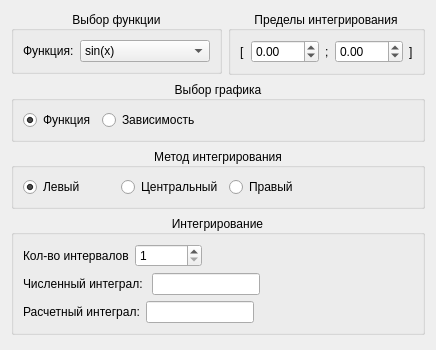
<?xml version="1.0" encoding="UTF-8"?>
<ui version="4.0">
 <class>OptionsDialog</class>
 <widget class="QDialog" name="OptionsDialog">
  <property name="geometry">
   <rect>
    <x>0</x>
    <y>0</y>
    <width>419</width>
    <height>350</height>
   </rect>
  </property>
  <property name="windowTitle">
   <string>Параметры</string>
  </property>
  <property name="styleSheet">
   <string notr="true"/>
  </property>
  <layout class="QVBoxLayout" name="verticalLayout">
   <item>
    <layout class="QHBoxLayout" name="horizontalLayout_2">
     <item>
      <widget class="QGroupBox" name="groupBox_5">
       <property name="sizePolicy">
        <sizepolicy hsizetype="Preferred" vsizetype="Fixed">
         <horstretch>0</horstretch>
         <verstretch>0</verstretch>
        </sizepolicy>
       </property>
       <property name="title">
        <string>Выбор функции</string>
       </property>
       <property name="alignment">
        <set>Qt::AlignCenter</set>
       </property>
       <property name="flat">
        <bool>false</bool>
       </property>
       <layout class="QHBoxLayout" name="horizontalLayout">
        <item>
         <widget class="QLabel" name="label_3">
          <property name="sizePolicy">
           <sizepolicy hsizetype="Fixed" vsizetype="Preferred">
            <horstretch>0</horstretch>
            <verstretch>0</verstretch>
           </sizepolicy>
          </property>
          <property name="text">
           <string>Функция:</string>
          </property>
         </widget>
        </item>
        <item>
         <widget class="QComboBox" name="funcComboBox">
          <property name="sizePolicy">
           <sizepolicy hsizetype="Maximum" vsizetype="Fixed">
            <horstretch>0</horstretch>
            <verstretch>0</verstretch>
           </sizepolicy>
          </property>
          <property name="styleSheet">
           <string notr="true"/>
          </property>
          <item>
           <property name="text">
            <string>sin(x)</string>
           </property>
          </item>
          <item>
           <property name="text">
            <string>sinh(x)</string>
           </property>
          </item>
          <item>
           <property name="text">
            <string>x * x</string>
           </property>
          </item>
          <item>
           <property name="text">
            <string>e^-|x| * cos(2*pi*x)</string>
           </property>
          </item>
         </widget>
        </item>
       </layout>
      </widget>
     </item>
     <item>
      <widget class="QGroupBox" name="rangeGroup">
       <property name="sizePolicy">
        <sizepolicy hsizetype="Preferred" vsizetype="Fixed">
         <horstretch>0</horstretch>
         <verstretch>0</verstretch>
        </sizepolicy>
       </property>
       <property name="title">
        <string>Пределы интегрирования</string>
       </property>
       <property name="alignment">
        <set>Qt::AlignCenter</set>
       </property>
       <property name="flat">
        <bool>false</bool>
       </property>
       <layout class="QHBoxLayout" name="horizontalLayout_7">
        <item>
         <widget class="QLabel" name="label">
          <property name="sizePolicy">
           <sizepolicy hsizetype="Fixed" vsizetype="Preferred">
            <horstretch>0</horstretch>
            <verstretch>0</verstretch>
           </sizepolicy>
          </property>
          <property name="text">
           <string>[</string>
          </property>
         </widget>
        </item>
        <item>
         <widget class="QDoubleSpinBox" name="leftRange">
          <property name="locale">
           <locale language="English" country="UnitedStates"/>
          </property>
          <property name="decimals">
           <number>2</number>
          </property>
          <property name="minimum">
           <double>-100.000000000000000</double>
          </property>
          <property name="maximum">
           <double>100.000000000000000</double>
          </property>
          <property name="singleStep">
           <double>0.250000000000000</double>
          </property>
         </widget>
        </item>
        <item>
         <widget class="QLabel" name="label_2">
          <property name="sizePolicy">
           <sizepolicy hsizetype="Fixed" vsizetype="Preferred">
            <horstretch>0</horstretch>
            <verstretch>0</verstretch>
           </sizepolicy>
          </property>
          <property name="text">
           <string>;</string>
          </property>
         </widget>
        </item>
        <item>
         <widget class="QDoubleSpinBox" name="rightRange">
          <property name="locale">
           <locale language="English" country="UnitedStates"/>
          </property>
          <property name="decimals">
           <number>2</number>
          </property>
          <property name="minimum">
           <double>-100.000000000000000</double>
          </property>
          <property name="maximum">
           <double>100.000000000000000</double>
          </property>
          <property name="singleStep">
           <double>0.250000000000000</double>
          </property>
         </widget>
        </item>
        <item>
         <widget class="QLabel" name="label_4">
          <property name="sizePolicy">
           <sizepolicy hsizetype="Fixed" vsizetype="Preferred">
            <horstretch>0</horstretch>
            <verstretch>0</verstretch>
           </sizepolicy>
          </property>
          <property name="text">
           <string>]</string>
          </property>
         </widget>
        </item>
       </layout>
      </widget>
     </item>
    </layout>
   </item>
   <item>
    <widget class="QGroupBox" name="selectMode">
     <property name="sizePolicy">
      <sizepolicy hsizetype="Preferred" vsizetype="Fixed">
       <horstretch>0</horstretch>
       <verstretch>0</verstretch>
      </sizepolicy>
     </property>
     <property name="title">
      <string>Выбор графика</string>
     </property>
     <property name="alignment">
      <set>Qt::AlignCenter</set>
     </property>
     <property name="flat">
      <bool>false</bool>
     </property>
     <layout class="QHBoxLayout" name="horizontalLayout_5">
      <item>
       <widget class="QRadioButton" name="functionMode">
        <property name="text">
         <string>Функция</string>
        </property>
        <property name="checked">
         <bool>true</bool>
        </property>
       </widget>
      </item>
      <item>
       <widget class="QRadioButton" name="seriesMode">
        <property name="text">
         <string>Зависимость</string>
        </property>
       </widget>
      </item>
      <item>
       <spacer name="horizontalSpacer_6">
        <property name="orientation">
         <enum>Qt::Horizontal</enum>
        </property>
        <property name="sizeHint" stdset="0">
         <size>
          <width>40</width>
          <height>20</height>
         </size>
        </property>
       </spacer>
      </item>
     </layout>
    </widget>
   </item>
   <item>
    <widget class="QGroupBox" name="methodBox">
     <property name="sizePolicy">
      <sizepolicy hsizetype="Preferred" vsizetype="Fixed">
       <horstretch>0</horstretch>
       <verstretch>0</verstretch>
      </sizepolicy>
     </property>
     <property name="title">
      <string>Метод интегрирования</string>
     </property>
     <property name="alignment">
      <set>Qt::AlignCenter</set>
     </property>
     <property name="flat">
      <bool>false</bool>
     </property>
     <layout class="QHBoxLayout" name="horizontalLayout_3">
      <item>
       <widget class="QRadioButton" name="leftMethod">
        <property name="sizePolicy">
         <sizepolicy hsizetype="Expanding" vsizetype="Fixed">
          <horstretch>0</horstretch>
          <verstretch>0</verstretch>
         </sizepolicy>
        </property>
        <property name="text">
         <string>Левый</string>
        </property>
        <property name="checked">
         <bool>true</bool>
        </property>
       </widget>
      </item>
      <item>
       <widget class="QRadioButton" name="middleMethod">
        <property name="sizePolicy">
         <sizepolicy hsizetype="Expanding" vsizetype="Fixed">
          <horstretch>0</horstretch>
          <verstretch>0</verstretch>
         </sizepolicy>
        </property>
        <property name="text">
         <string>Центральный</string>
        </property>
       </widget>
      </item>
      <item>
       <widget class="QRadioButton" name="rightMethod">
        <property name="sizePolicy">
         <sizepolicy hsizetype="Expanding" vsizetype="Fixed">
          <horstretch>0</horstretch>
          <verstretch>0</verstretch>
         </sizepolicy>
        </property>
        <property name="text">
         <string>Правый</string>
        </property>
       </widget>
      </item>
      <item>
       <spacer name="horizontalSpacer_5">
        <property name="orientation">
         <enum>Qt::Horizontal</enum>
        </property>
        <property name="sizeHint" stdset="0">
         <size>
          <width>40</width>
          <height>20</height>
         </size>
        </property>
       </spacer>
      </item>
     </layout>
    </widget>
   </item>
   <item>
    <widget class="QGroupBox" name="groupBox_6">
     <property name="sizePolicy">
      <sizepolicy hsizetype="Preferred" vsizetype="Fixed">
       <horstretch>0</horstretch>
       <verstretch>0</verstretch>
      </sizepolicy>
     </property>
     <property name="title">
      <string>Интегрирование</string>
     </property>
     <property name="alignment">
      <set>Qt::AlignCenter</set>
     </property>
     <property name="flat">
      <bool>false</bool>
     </property>
     <layout class="QVBoxLayout" name="verticalLayout_2">
      <item>
       <layout class="QHBoxLayout" name="horizontalLayout_8">
        <item>
         <widget class="QLabel" name="label_5">
          <property name="sizePolicy">
           <sizepolicy hsizetype="Fixed" vsizetype="Preferred">
            <horstretch>0</horstretch>
            <verstretch>0</verstretch>
           </sizepolicy>
          </property>
          <property name="text">
           <string>Кол-во интервалов</string>
          </property>
         </widget>
        </item>
        <item>
         <widget class="QSpinBox" name="intervalQuantity">
          <property name="sizePolicy">
           <sizepolicy hsizetype="Preferred" vsizetype="Fixed">
            <horstretch>0</horstretch>
            <verstretch>0</verstretch>
           </sizepolicy>
          </property>
          <property name="locale">
           <locale language="English" country="UnitedStates"/>
          </property>
          <property name="minimum">
           <number>1</number>
          </property>
          <property name="maximum">
           <number>100000</number>
          </property>
         </widget>
        </item>
        <item>
         <spacer name="horizontalSpacer_2">
          <property name="orientation">
           <enum>Qt::Horizontal</enum>
          </property>
          <property name="sizeType">
           <enum>QSizePolicy::Expanding</enum>
          </property>
          <property name="sizeHint" stdset="0">
           <size>
            <width>40</width>
            <height>20</height>
           </size>
          </property>
         </spacer>
        </item>
       </layout>
      </item>
      <item>
       <layout class="QHBoxLayout" name="horizontalLayout_9">
        <item>
         <widget class="QLabel" name="label_6">
          <property name="sizePolicy">
           <sizepolicy hsizetype="Fixed" vsizetype="Preferred">
            <horstretch>0</horstretch>
            <verstretch>0</verstretch>
           </sizepolicy>
          </property>
          <property name="text">
           <string>Численный интеграл: </string>
          </property>
         </widget>
        </item>
        <item>
         <widget class="QLineEdit" name="numericalValue">
          <property name="sizePolicy">
           <sizepolicy hsizetype="Maximum" vsizetype="Fixed">
            <horstretch>0</horstretch>
            <verstretch>0</verstretch>
           </sizepolicy>
          </property>
          <property name="readOnly">
           <bool>true</bool>
          </property>
         </widget>
        </item>
        <item>
         <spacer name="horizontalSpacer">
          <property name="orientation">
           <enum>Qt::Horizontal</enum>
          </property>
          <property name="sizeHint" stdset="0">
           <size>
            <width>40</width>
            <height>20</height>
           </size>
          </property>
         </spacer>
        </item>
       </layout>
      </item>
      <item>
       <layout class="QHBoxLayout" name="horizontalLayout_10">
        <item>
         <widget class="QLabel" name="label_7">
          <property name="sizePolicy">
           <sizepolicy hsizetype="Fixed" vsizetype="Preferred">
            <horstretch>0</horstretch>
            <verstretch>0</verstretch>
           </sizepolicy>
          </property>
          <property name="text">
           <string>Расчетный интеграл:</string>
          </property>
         </widget>
        </item>
        <item>
         <widget class="QLineEdit" name="calculatedValue">
          <property name="sizePolicy">
           <sizepolicy hsizetype="Maximum" vsizetype="Fixed">
            <horstretch>0</horstretch>
            <verstretch>0</verstretch>
           </sizepolicy>
          </property>
          <property name="readOnly">
           <bool>true</bool>
          </property>
         </widget>
        </item>
        <item>
         <spacer name="horizontalSpacer_4">
          <property name="orientation">
           <enum>Qt::Horizontal</enum>
          </property>
          <property name="sizeHint" stdset="0">
           <size>
            <width>40</width>
            <height>20</height>
           </size>
          </property>
         </spacer>
        </item>
       </layout>
      </item>
     </layout>
    </widget>
   </item>
  </layout>
 </widget>
 <resources/>
 <connections/>
</ui>
